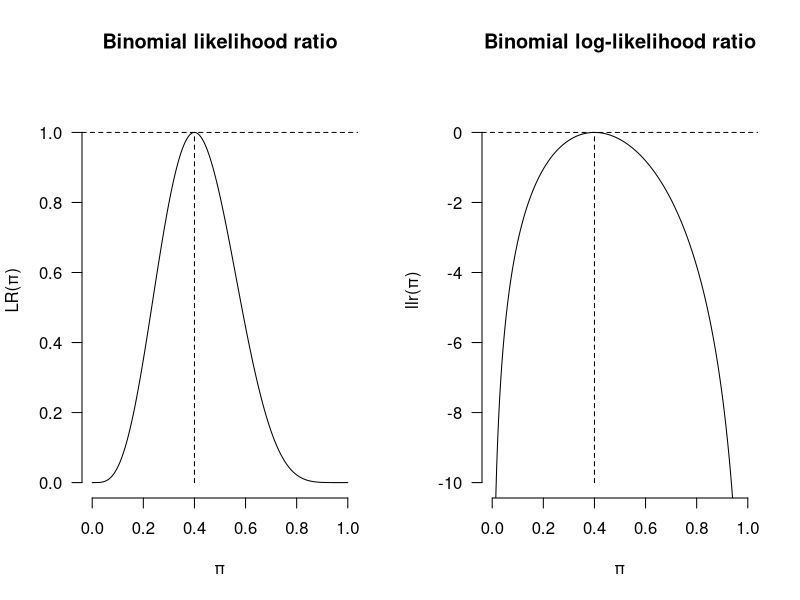
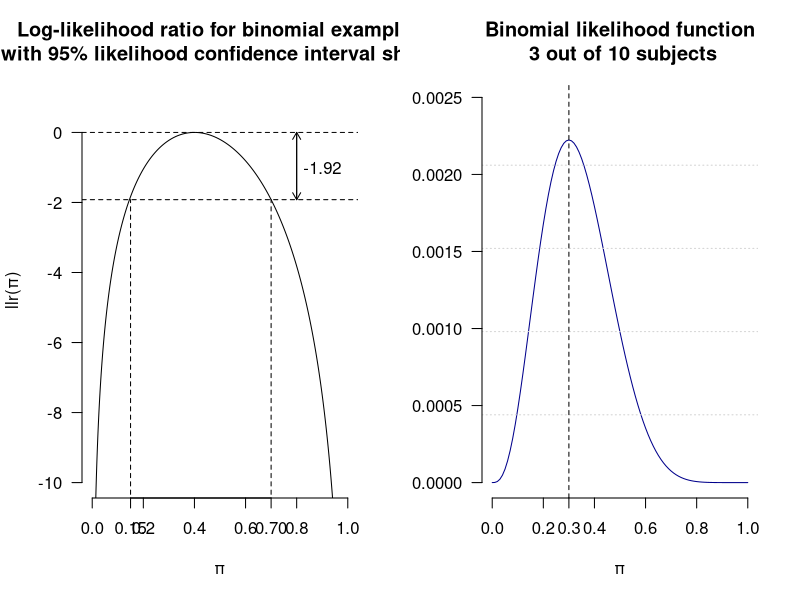
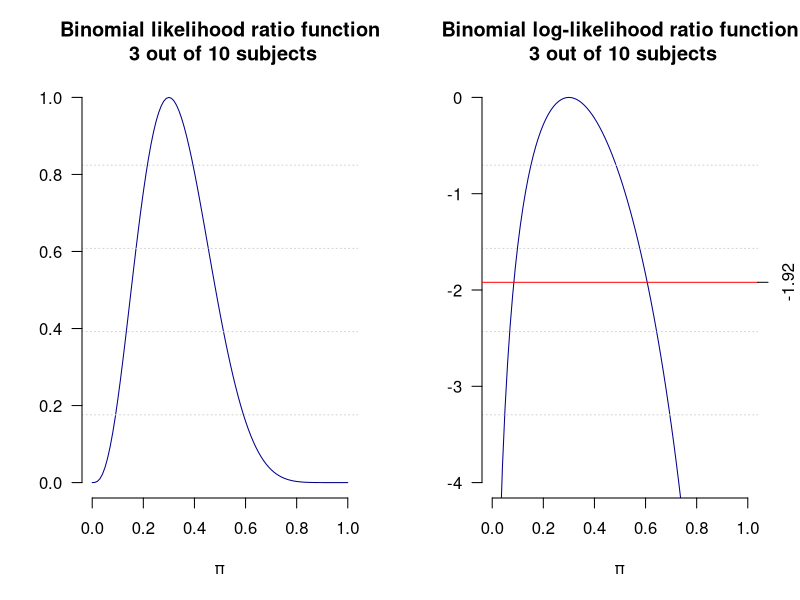
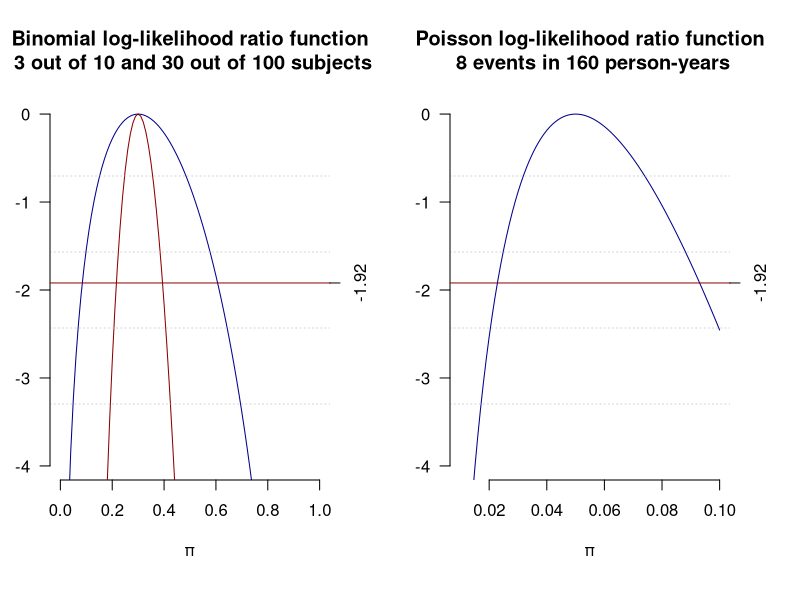

The R script that drew these images, in order:
## ---- chunk 1
par(mfrow=c(1,2))
x <- seq(0,1,by=0.001)
y <- (x^4)*((1-x)^6)/(0.4^4*0.6^6)
z <- log((x^4)*((1-x)^6))-log(0.4^4*0.6^6)
plot(x, y, type = "l", ylim = c(0,1.1),yaxt="n",
     frame.plot = FALSE, ylab = "LR(\U03C0)", xlab = "\U03C0")
axis(2, at=seq(0,1, 0.2), las=2)
title(main = "Binomial likelihood ratio")
abline(h=1.0, lty=2)
segments(x0=0.4, y0=0, x1=0.4, y1=1, lty = 2)
plot(x, z, type = "l", ylim = c(-10, 1), yaxt="n", frame.plot = FALSE,
     ylab = "llr(\U03C0)", xlab = "\U03C0" )
axis(2, at=seq(-10, 0, 2), las=2)
title(main = "Binomial log-likelihood ratio")
abline(h=0, lty=2)
segments(x0=0.4, y0=-10, x1=0.4, y1=0, lty = 2)
## ---- chunk 2
x <- seq(0,1,by=0.001)
z <- log((x^4)*((1-x)^6))-log(0.4^4*0.6^6)
plot(x, z, type = "l", ylim = c(-10, 1), yaxt="n", frame.plot = FALSE,
     ylab = "llr(\U03C0)", xlab = "\U03C0" )
axis(2, at=seq(-10, 0, 2), las=2)
abline(h=0, lty=2)
abline(h=-1.92, lty=2)
segments(x0=0.15, y0=-12, x1=0.15, y1=-1.92, lty = 2)
segments(x0=0.7, y0=-12, x1=0.7, y1=-1.92, lty = 2)
axis(1, at=c(0.15,0.7))
text(0.9, -1, "-1.92")
arrows(0.8, -1.92, 0.8, 0, lty = 1, length = 0.08)
arrows( 0.8, 0, 0.8, -1.92, lty = 1, length = 0.08)
title(main = "Log-likelihood ratio for binomial example, \n with 95% likelihood confidence interval shown")
## ---- chunk 3
pi <- seq(0, 1, by=0.01)

L <- (pi^3)*((1-pi)^7)
plot(pi, L, type = "l", ylim = c(0, 0.0025),yaxt="n", col="darkblue",
     frame.plot = FALSE, ylab = "", xlab = "\U03C0")
grid(NA, 5, lwd = 1)
abline(v=0.3, lty=2)
axis(1, at=0.3, las=0)
axis(2, at=seq(0,0.0025,0.0005), las=2)
title(main = "Binomial likelihood function\n 3 out of 10 subjects")
## ---- chunk 4
LR <- L/max(L) ; head(LR)
plot(pi, LR, type = "l", ylim = c(0, 1),yaxt="n", col="darkblue",
     frame.plot = FALSE, ylab = "", xlab = "\U03C0")
grid(NA, 5, lwd = 1)
axis(2, at=seq(0,1,0.2), las=2)
title(main = "Binomial likelihood ratio function\n 3 out of 10 subjects")
## ---- chunk 5
logLR <- log(L/max(L))
plot(pi, logLR, type = "l", ylim = c(-4, 0),yaxt="n", col="darkblue",
     frame.plot = FALSE, ylab = "", xlab = "\U03C0")
grid(NA, 5, lwd = 1)
axis(2, at=seq(-4,0,1), las=2)
title(main = "Binomial log-likelihood ratio function\n 3 out of 10 subjects")
abline(h=-1.92, lty=1, col="red")
axis(4, at=-1.92, las=0)
## ---- chunk 6
par(mai = c(1.2, 0.5, 1, 0.7))
logLR_30 <- log((pi^30)*((1-pi)^70)/max((pi^30)*((1-pi)^70)))
plot(pi, logLR, type = "l", ylim = c(-4, 0),yaxt="n", col="darkblue",
     frame.plot = FALSE, ylab = "", xlab = "\U03C0")
lines(pi, logLR_30, col="darkred")
grid(NA, 5, lwd = 1)
axis(2, at=seq(-4,0,1), las=2)
title(main = "Binomial log-likelihood ratio function\n 3 out of 10 and 30 out of 100 subjects")
abline(h=-1.92, lty=1, col="darkred")
axis(4, at=-1.92, las=0)
legend(x=0.1, y= -5.8 ,xpd = TRUE,  legend=c("logLR","LogLR_30"), bty = "n",
       col=c("black","darkred"), lty=c(1,1), horiz = TRUE) #the legend is below the graph
## ---- chunk 7
lambda <- seq(0.01, 0.10, by=0.001)
LogLR <- 8*log(lambda)-lambda*160-max(8*log(lambda)-lambda*160)
plot(lambda, LogLR, type = "l", ylim = c(-4, 0),yaxt="n", col="darkblue",
     frame.plot = FALSE, ylab = "", xlab = "\U03C0")
grid(NA, 5, lwd = 1)
axis(2, at=seq(-4,0,1), las=2)
title(main = "Poisson log-likelihood ratio function\n 8 events in 160 person-years")
abline(h=-1.92, lty=1, col="darkred")
axis(4, at=-1.92, las=0)

library(knitr)
library(kableExtra)
kable(data.frame(lambda, LogLR), "html") %>%
  kable_styling("striped", full_width = F, position = "center") %>%
  row_spec(c(13,14,84,85), bold = T, color = "white", background = "#D7261E")
